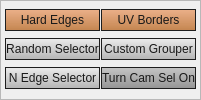
             <widget class="QFrame" name="frame_selectTools">
              <property name="sizePolicy">
               <sizepolicy hsizetype="Preferred" vsizetype="Preferred">
                <horstretch>0</horstretch>
                <verstretch>0</verstretch>
               </sizepolicy>
              </property>
              <property name="minimumSize">
               <size>
                <width>0</width>
                <height>0</height>
               </size>
              </property>
              <property name="maximumSize">
               <size>
                <width>16777215</width>
                <height>16777215</height>
               </size>
              </property>
              <property name="font">
               <font>
                <family>Segoe UI</family>
               </font>
              </property>
              <property name="styleSheet">
               <string notr="true">QPushButton{ 
 border:1px solid rgb(30,30,30);
background-color: qlineargradient(spread:pad, x1:1, y1:1, x2:1, y2:0, stop:0 rgba(189, 118, 57, 225), stop:1 rgba(235, 158, 108, 195));
color:rgb(25,25,25);}
QPushButton:hover{ 
 border:1px solid rgb(30,30,30);
background-color: qlineargradient(spread:pad, x1:1, y1:1, x2:1, y2:0, stop:0 rgba(189, 118, 57, 255), stop:1 rgba(255, 178, 128, 255));
color:rgb(25,25,25);
text-decoration: underline!important;
}
QPushButton:pressed{ 
 border:1px solid rgb(30,30,30);
background-color: qlineargradient(spread:pad, x1:1, y1:1, x2:1, y2:0, stop:0 rgba(235, 158, 108, 195), stop:1 rgba( 189, 118, 57, 225));
color:rgb(25,25,25);}</string>
              </property>
              <property name="frameShape">
               <enum>QFrame::StyledPanel</enum>
              </property>
              <property name="frameShadow">
               <enum>QFrame::Raised</enum>
              </property>
              <layout class="QGridLayout" name="gridLayout_2">
               <property name="leftMargin">
                <number>4</number>
               </property>
               <property name="topMargin">
                <number>2</number>
               </property>
               <property name="rightMargin">
                <number>4</number>
               </property>
               <property name="bottomMargin">
                <number>4</number>
               </property>
               <property name="spacing">
                <number>1</number>
               </property>
               <item row="2" column="1">
                <widget class="QPushButton" name="btn_toggleCamSel">
                 <property name="minimumSize">
                  <size>
                   <width>0</width>
                   <height>17</height>
                  </size>
                 </property>
                 <property name="maximumSize">
                  <size>
                   <width>16777215</width>
                   <height>22</height>
                  </size>
                 </property>
                 <property name="font">
                  <font>
                   <family>Segoe UI</family>
                  </font>
                 </property>
                 <property name="cursor">
                  <cursorShape>PointingHandCursor</cursorShape>
                 </property>
                 <property name="statusTip">
                  <string>Toggle camera based selection.</string>
                 </property>
                 <property name="styleSheet">
                  <string notr="true">*.QPushButton{ 
background-color: qlineargradient(spread:pad, x1:1, y1:1, x2:1, y2:0, stop:0 rgba(135, 135, 135, 225), stop:1 rgba(185,185, 185, 195));
border:1px solid rgb(30,30,30);
color: rgb( 25,25,25 );
}
*.QPushButton:hover{ 
background-color: qlineargradient(spread:pad, x1:1, y1:1, x2:1, y2:0, stop:0 rgba(155, 155, 155, 255), stop:1 rgba(205,205, 205, 255));
border:1px solid rgb(30,30,30);
color: rgb( 25,25,25 );
text-decoration: underline!important;
}
*.QPushButton:pressed{ 
background-color: qlineargradient(spread:pad, x1:1, y1:1, x2:1, y2:0, stop:0 rgba(175, 175, 175, 195), stop:1 rgba(115,115, 115, 225));
border:1px solid rgb(30,30,30);
color: rgb( 25,25,25 );
}</string>
                 </property>
                 <property name="text">
                  <string>Turn Cam Sel On</string>
                 </property>
                </widget>
               </item>
               <item row="2" column="0">
                <widget class="QPushButton" name="btn_nEdgeSelector">
                 <property name="minimumSize">
                  <size>
                   <width>0</width>
                   <height>17</height>
                  </size>
                 </property>
                 <property name="maximumSize">
                  <size>
                   <width>16777215</width>
                   <height>22</height>
                  </size>
                 </property>
                 <property name="font">
                  <font>
                   <family>Segoe UI</family>
                  </font>
                 </property>
                 <property name="cursor">
                  <cursorShape>PointingHandCursor</cursorShape>
                 </property>
                 <property name="statusTip">
                  <string>Select every N edge.</string>
                 </property>
                 <property name="styleSheet">
                  <string notr="true">QPushButton{ 
 border:1px solid rgb(30,30,30);
background-color: qlineargradient(spread:pad, x1:1, y1:1, x2:1, y2:0, stop:0 rgba(175, 175,175, 235), stop:1 rgba(235, 235, 235, 195));
color:rgb(25,25,25);}

QPushButton:hover{ 
 border:1px solid rgb(30,30,30);
background-color: qlineargradient(spread:pad, x1:1, y1:1, x2:1, y2:0, stop:0 rgba(190, 190, 190, 255), stop:1 rgba(245, 245, 245, 255));
color:rgb(25,25,25);
}

QPushButton:pressed{ 
 border:1px solid rgb(30,30,30);
background-color: qlineargradient(spread:pad, x1:1, y1:1, x2:1, y2:0, stop:0 rgba(215, 215, 215, 195), stop:1 rgba(155, 155,155, 235));
color:rgb(25,25,25);}</string>
                 </property>
                 <property name="text">
                  <string>N Edge Selector</string>
                 </property>
                </widget>
               </item>
               <item row="1" column="0">
                <widget class="QPushButton" name="btn_randomSelector">
                 <property name="minimumSize">
                  <size>
                   <width>0</width>
                   <height>17</height>
                  </size>
                 </property>
                 <property name="maximumSize">
                  <size>
                   <width>16777215</width>
                   <height>22</height>
                  </size>
                 </property>
                 <property name="font">
                  <font>
                   <family>Segoe UI</family>
                  </font>
                 </property>
                 <property name="cursor">
                  <cursorShape>PointingHandCursor</cursorShape>
                 </property>
                 <property name="statusTip">
                  <string>Random select by ratio.</string>
                 </property>
                 <property name="styleSheet">
                  <string notr="true">QPushButton{ 
 border:1px solid rgb(30,30,30);
background-color: qlineargradient(spread:pad, x1:1, y1:1, x2:1, y2:0, stop:0 rgba(175, 175,175, 235), stop:1 rgba(235, 235, 235, 195));
color:rgb(25,25,25);}

QPushButton:hover{ 
 border:1px solid rgb(30,30,30);
background-color: qlineargradient(spread:pad, x1:1, y1:1, x2:1, y2:0, stop:0 rgba(190, 190, 190, 255), stop:1 rgba(245, 245, 245, 255));
color:rgb(25,25,25);
}

QPushButton:pressed{ 
 border:1px solid rgb(30,30,30);
background-color: qlineargradient(spread:pad, x1:1, y1:1, x2:1, y2:0, stop:0 rgba(215, 215, 215, 195), stop:1 rgba(155, 155,155, 235));
color:rgb(25,25,25);}</string>
                 </property>
                 <property name="text">
                  <string>Random Selector</string>
                 </property>
                </widget>
               </item>
               <item row="1" column="1">
                <widget class="QPushButton" name="btn_customGrouper">
                 <property name="minimumSize">
                  <size>
                   <width>0</width>
                   <height>17</height>
                  </size>
                 </property>
                 <property name="maximumSize">
                  <size>
                   <width>16777215</width>
                   <height>22</height>
                  </size>
                 </property>
                 <property name="font">
                  <font>
                   <family>Segoe UI</family>
                  </font>
                 </property>
                 <property name="cursor">
                  <cursorShape>PointingHandCursor</cursorShape>
                 </property>
                 <property name="statusTip">
                  <string>Custom random group.</string>
                 </property>
                 <property name="styleSheet">
                  <string notr="true">QPushButton{ 
 border:1px solid rgb(30,30,30);
background-color: qlineargradient(spread:pad, x1:1, y1:1, x2:1, y2:0, stop:0 rgba(175, 175,175, 235), stop:1 rgba(235, 235, 235, 195));
color:rgb(25,25,25);}

QPushButton:hover{ 
 border:1px solid rgb(30,30,30);
background-color: qlineargradient(spread:pad, x1:1, y1:1, x2:1, y2:0, stop:0 rgba(190, 190, 190, 255), stop:1 rgba(245, 245, 245, 255));
color:rgb(25,25,25);
}

QPushButton:pressed{ 
 border:1px solid rgb(30,30,30);
background-color: qlineargradient(spread:pad, x1:1, y1:1, x2:1, y2:0, stop:0 rgba(215, 215, 215, 195), stop:1 rgba(155, 155,155, 235));
color:rgb(25,25,25);}</string>
                 </property>
                 <property name="text">
                  <string>Custom Grouper</string>
                 </property>
                </widget>
               </item>
               <item row="0" column="0">
                <widget class="QPushButton" name="btn_hardEdges">
                 <property name="minimumSize">
                  <size>
                   <width>0</width>
                   <height>17</height>
                  </size>
                 </property>
                 <property name="maximumSize">
                  <size>
                   <width>16777215</width>
                   <height>22</height>
                  </size>
                 </property>
                 <property name="font">
                  <font>
                   <family>Segoe UI</family>
                  </font>
                 </property>
                 <property name="cursor">
                  <cursorShape>PointingHandCursor</cursorShape>
                 </property>
                 <property name="statusTip">
                  <string>Select hard edges.</string>
                 </property>
                 <property name="text">
                  <string>Hard Edges</string>
                 </property>
                </widget>
               </item>
               <item row="0" column="1">
                <widget class="QPushButton" name="btn_UVBorders">
                 <property name="minimumSize">
                  <size>
                   <width>0</width>
                   <height>17</height>
                  </size>
                 </property>
                 <property name="maximumSize">
                  <size>
                   <width>16777215</width>
                   <height>22</height>
                  </size>
                 </property>
                 <property name="font">
                  <font>
                   <family>Segoe UI</family>
                  </font>
                 </property>
                 <property name="cursor">
                  <cursorShape>PointingHandCursor</cursorShape>
                 </property>
                 <property name="statusTip">
                  <string>Select UV borders.</string>
                 </property>
                 <property name="text">
                  <string>UV Borders</string>
                 </property>
                </widget>
               </item>
              </layout>
             </widget>
